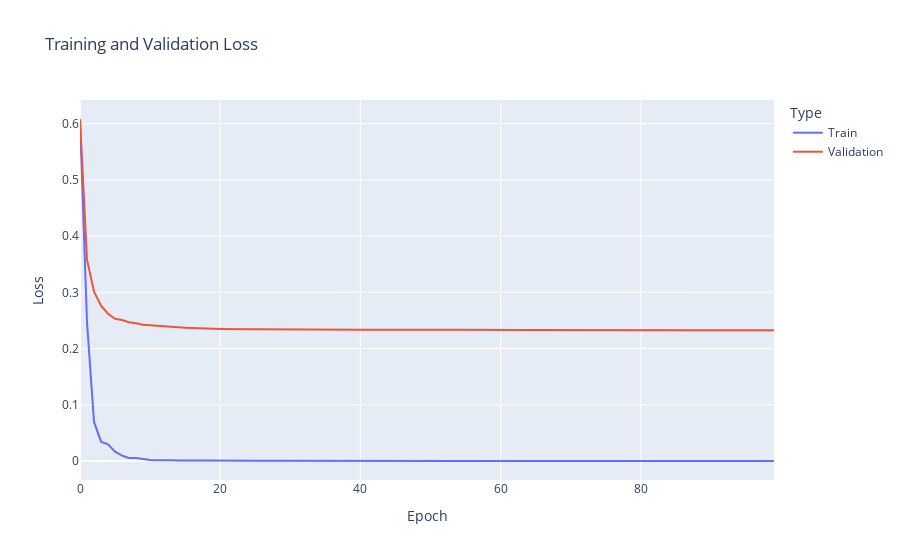

Write notebook code for a chart like this one.
### Code cell
# Combine train and val losses into a single plot
loss_df = pd.DataFrame({
    'Epoch': list(range(len(train_losses))) + list(range(len(val_losses))),
    'Loss': train_losses + val_losses,
    'Type': ['Train'] * len(train_losses) + ['Validation'] * len(val_losses)
})

px.line(loss_df, x='Epoch', y='Loss', color='Type', 
        title='Training and Validation Loss', 
        labels={'Loss': 'Loss', 'Epoch': 'Epoch'}).show()
